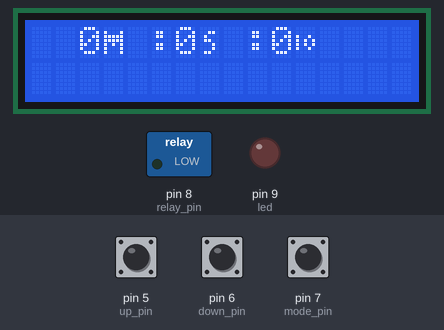
A sketch run on a simulated Arduino Nano, built with avr-gcc and run on an emulated ATmega328P. Parts: 16×2 character LCD, switched loads named in the sketch (green lamp = pin HIGH), output pins drawn as LEDs (lit = HIGH). The test bench sets the inputs (shaded band); at power-on: pin 7 (mode_pin) HIGH, pin 6 (down_pin) HIGH, pin 5 (up_pin) HIGH. EEPROM starts erased; what the sketch prints to the serial monitor is not drawn.

Above: at 4.0 s.
4.1 s: pin 7 (mode_pin) pulled LOW for 0.15 s
At 5.0 s:
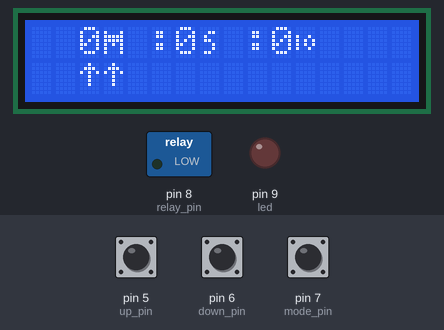
7.2 s: pin 7 (mode_pin) pulled LOW for 1 s
At 8.0 s:
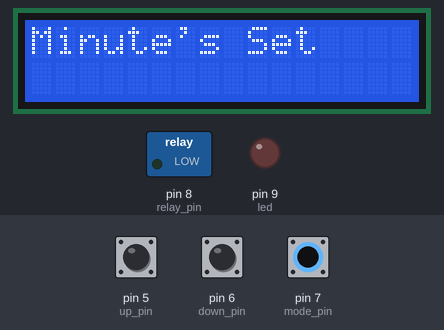
9.7 s: pin 6 (down_pin) pulled LOW for 0.15 s
At 10.5 s:
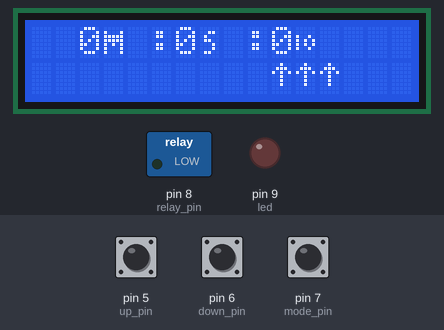
11.3 s: pin 6 (down_pin) pulled LOW for 1 s
At 12.5 s:
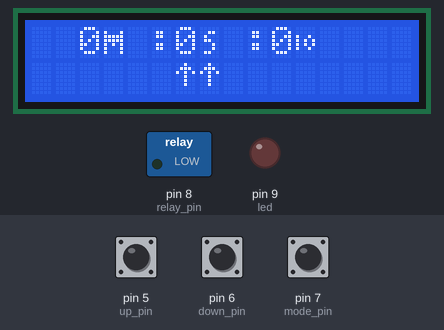
13.8 s: pin 5 (up_pin) pulled LOW for 0.15 s
At 14.7 s:
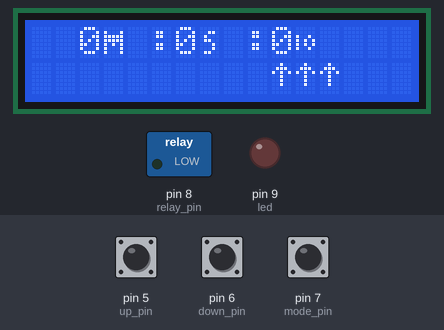
15.4 s: pin 5 (up_pin) pulled LOW for 1 s
At 15.9 s:
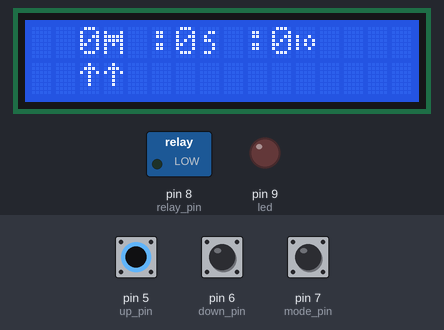
Timing chart, 0 to 18.4 s (numbered marks = the images above; inputs shaded):
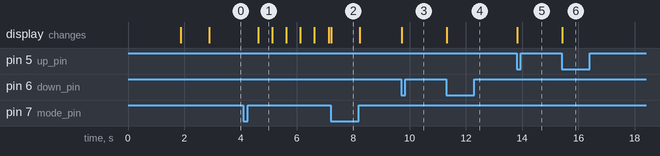

The sketch:

sketch.ino
```cpp
#include <JC_Button.h>          // https://github.com/JChristensen/JC_Button
#include <LiquidCrystal_I2C.h>
#include <EEPROM.h>


LiquidCrystal_I2C lcd(0x27, 16, 2); // set the LCD address to 0x27 for a 16 chars and 2 line display

const uint8_t limit_sw_pin = 2;
const uint8_t main_sw1_pin = 3;
const uint8_t main_sw2_pin = 4;
const uint8_t up_pin = 5;
const uint8_t down_pin = 6;
const uint8_t mode_pin = 7;
const uint8_t relay_pin = 8;
const uint8_t led = 9;

Button limitSw(limit_sw_pin);
Button mainSw1(main_sw1_pin);
Button mainSw2(main_sw2_pin);
Button upBtn(up_pin);
Button downBtn(down_pin);
Button modeBtn(mode_pin);
// Button mode_btn(mode_btn_pin);


//Menu Part

int state;                            //saves the current state of the menu
const unsigned long LONG_PRESS(1000); //duration time for long press to trigger
byte arrow[] = {
  B00100,
  B01110,
  B10101,
  B00100,
  B00100,
  B00100,
  B00000,
  B00000
};

byte m[] = {
  B00000,
  B10001,
  B11111,
  B11111,
  B10101,
  B10001,
  B10001,
  B00000
};

byte s[] = {
  B00000,
  B00110,
  B01000,
  B01100,
  B00010,
  B00010,
  B01100,
  B00000
};

byte tenth_s[] = {
  B00000,
  B00000,
  B10010,
  B10101,
  B10101,
  B10010,
  B00000,
  B00000
};


struct Timer {
  uint8_t minute = 0;
  uint8_t second = 0;
  uint8_t tenth = 0;
};

struct Register {
  uint8_t firstBoot = 14;
  uint8_t minute = 16;
  uint8_t second = 20;
  uint8_t tenth = 24;
};

#define YES 68
const struct Register r;

enum section {
  MINUTE,
  SECOND,
  TENTH,
};

struct Timer t;
struct Timer tempT;
uint8_t section = MINUTE;
bool sectionSelected = false;
uint8_t prevSection = section;
bool running = false;
unsigned long int previousMillis = 0;
unsigned long int prevMillis2= 0;

unsigned long int blinkDelay = 500;
uint8_t screenRefreshDelay = 50;
uint8_t timeoutDelay = 60; //1000ms * 10 = 10seconds
bool blinkState = false;
uint8_t count = 0;
bool commit = false;
//when commit is true it will save the values to eeprom to refer to it later on.

void setup() {

  //get values from eeprom as soon as it starts.
  upBtn.begin();
  downBtn.begin();
  modeBtn.begin();
  //can be any random value. but if not 68 then consider first boot
  //if so clear the eeprom make it zero.
  uint8_t val = EEPROM.read(r.firstBoot);
  Serial.println(val);
  if (val != YES)
  {
    Serial.println("considering first boot");
    for (int i = 0; i < 512; i++)
    {
      EEPROM.write(i, 0);
    }
    EEPROM.put(r.firstBoot, YES);
  }
  EEPROM.get(r.minute, t.minute);
  EEPROM.get(r.second, t.second);
  EEPROM.get(r.tenth,  t.tenth );

  lcd.init();
  lcd.backlight();
  lcd.setCursor(0, 0);
  lcd.print("Pneumatic Press");
  lcd.setCursor(0, 1);
  lcd.print("System...         ");
  lcd.createChar(0, arrow);
  lcd.createChar(1, m);
  lcd.createChar(2, s);
  lcd.createChar(3, tenth_s);
  delay(1000);
  lcd.clear();


  pinMode(led, OUTPUT);
  pinMode(relay_pin, OUTPUT);


  Serial.begin(9600);
}

void loop() {
  //updates the states of the button so that fresh values are taken.
  updateBtns();
  //show Timer and current values
  updateTimer();
  //handles how the menu behaves and changing of selection
  menuButtonsHandler();
  //handles how the arrow moves and blinks.
  updateArrow();

}


void updateBtns() {
  upBtn.read();
  downBtn.read();
  modeBtn.read();
}


void commitToEeprom()
{
  if (commit == true)
  {
    commit = false;

    switch (section)
    {
      case MINUTE:
        lcd.clear();
        lcd.setCursor(0, 0);
        lcd.print("Minute's Set");
        delay(1000);
        lcd.clear();
        EEPROM.put(r.minute, t.minute);
        break;

      case SECOND:
        lcd.clear();
        lcd.setCursor(0, 0);
        lcd.print("Seconds Set");
        delay(1000);
        lcd.clear();
        EEPROM.put(r.second, t.second);
        break;

      case TENTH:
        lcd.clear();
        lcd.setCursor(0, 0);
        lcd.print("Deci Second Set");
        delay(1000);
        lcd.clear();
        EEPROM.put(r.tenth, t.tenth);
        break;
    }
  }
}

void updateArrow() {

  bool prevBlinkState;
  bool changed = false;
  if (sectionSelected == true)
  {

    //tick tock timer to know when blink time has reached.
    updateBtns();
    if (millis() - previousMillis >= blinkDelay) {
      prevBlinkState = blinkState;//in order to remember when the state changed
      blinkState = !blinkState;   //Toggling the state variable
      changed = true;             //in order to change whenever data changed.
      previousMillis = millis();
      Serial.print("Flipped state to: ");
      Serial.println(blinkState);

      count++;
      //if user is inactive for more than two minutes. changes will not commit and exit out of selection mode
      if (count >= timeoutDelay)
      {
        count = 0;
        sectionSelected = false;
        previousMillis = 0;
        commit = false;
        lcd.clear();
      }
    }


    //making sure to only blink once and not be busy in writing to lcd forever.
    if ((prevBlinkState != blinkState) && changed == true) {
      changed = false;
      prevBlinkState = blinkState;
      if (blinkState == false) {
        switch (section) {
          case MINUTE:
            lcd.setCursor(2, 1);
            lcd.write(0);
            lcd.setCursor(3, 1);
            lcd.write(0);
            break;

          case SECOND:
            lcd.setCursor(6, 1);
            lcd.write(0);
            lcd.setCursor(7, 1);
            lcd.write(0);
            break;

          case TENTH:
            lcd.setCursor(10, 1);
            lcd.write(0);
            lcd.setCursor(11, 1);
            lcd.write(0);
            lcd.setCursor(12, 1);
            lcd.write(0);
            break;
        }
      }
      //when time difference is less than blink delay
      else {
        changed = false;
        prevBlinkState = blinkState;
        switch (section) {
          case MINUTE:
            lcd.setCursor(2, 1);
            lcd.print(" ");
            lcd.setCursor(3, 1);
            lcd.print(" ");
            break;

          case SECOND:
            lcd.setCursor(6, 1);
            lcd.print(" ");
            lcd.setCursor(7, 1);
            lcd.print(" ");
            break;

          case TENTH:
            lcd.setCursor(10, 1);
            lcd.print(" ");
            lcd.setCursor(11, 1);
            lcd.print(" ");
            lcd.setCursor(12, 1);
            lcd.print(" ");
            break;
        }
      }
    }
  }


  //whenever user changes selection to minute - seconds etc. arrow updates
  if (prevSection != section) {
    lcd.clear();
    updateTimer();
    switch (section) {
      case MINUTE:
        lcd.setCursor(2, 1);
        lcd.write(0);
        lcd.setCursor(3, 1);
        lcd.write(0);
        break;

      case SECOND:
        lcd.setCursor(6, 1);
        lcd.write(0);
        lcd.setCursor(7, 1);
        lcd.write(0);
        break;

      case TENTH:
        lcd.setCursor(10, 1);
        lcd.write(0);
        lcd.setCursor(11, 1);
        lcd.write(0);
        lcd.setCursor(12, 1);
        lcd.write(0);
        break;
    }
  }
  prevSection = section;
}

//makes sure to add zero before 1 digit numbers.


void updateTimer() {
  if (prevMillis2 - millis() >= screenRefreshDelay)
  {
    prevMillis2 = millis();
    lcd.setCursor(2, 0);
    lcd.print(t.minute);
    lcd.write(1);  //1st character is of minute as declared in setup
    lcd.setCursor(5, 0);
    lcd.print(':');
    lcd.setCursor(6, 0);
    lcd.print(t.second);
    lcd.write(2);
    lcd.setCursor(9,0);
    lcd.print(':');
    lcd.setCursor(10, 0);
    lcd.print(t.tenth);
    lcd.write(3);
  }
}

void menuButtonsHandler() {
  if (running == false)
  {
    //menu button up and down logic
    if (sectionSelected == false) {
      updateBtns();
      if (upBtn.wasPressed())
      {
        if (section != TENTH)
        {
          section++;
        }
        else {
          section = MINUTE;
        }
      }
      if (downBtn.wasPressed())
      {
        if (section != MINUTE)
        {
          section--;
        }
        else {
          section = TENTH;
        }
      }
      if (modeBtn.wasPressed())
      {
        sectionSelected = true;
      }

      //some change happened
      //update the arrow
      //updateArrow();

    }


    //once selection is made
    if (sectionSelected == true)
    {
      updateBtns();
      switch (section)
      {
        case MINUTE:
          if (upBtn.wasPressed())
          {
            if (t.minute == 10) lcd.clear();
            if (t.minute == 60)
            {
              t.minute = 00;
              lcd.clear();
            }
            else {
              t.minute++;
            }


          }
          if (downBtn.wasPressed())
          {
            if (t.minute == 10) lcd.clear();
            if (t.minute == 0)
            {
              t.minute = 60;
              lcd.clear();
            }
            else {
              t.minute--;
            }
          }
          if (modeBtn.wasPressed())
          {

            //Save to EEPROM
            commit = true;
            commitToEeprom();
            sectionSelected = false;

          }
          break;


        case SECOND:
          if (upBtn.wasPressed())
          {
            if (t.second == 60)
            {
              t.second = 00;
              lcd.clear();
            }
            else {
              t.second++;
            }
          }
          if (downBtn.wasPressed())
          {
            if (t.second == 9) lcd.clear();
            if (t.second == 0)
            {
              t.second = 60;
              lcd.clear();
            }
            else {
              if(t.second == 10) lcd.clear();
              t.second--;
            }
          }
          if (modeBtn.wasPressed())
          {

            //Save to EEPROM
            commit = true;
            commitToEeprom();
            sectionSelected = false;
          }
          break;

        case TENTH:
          if (upBtn.wasPressed())
          {
            if (t.tenth == 9) lcd.clear();
            if (t.tenth == 100)
            {
              t.tenth = 00;
              lcd.clear();
            }
            else {
              t.tenth++;
            }
          }
          if (downBtn.wasPressed())
          {
            if (t.tenth == 10) lcd.clear();
            if (t.tenth == 0)
            {
              t.tenth = 100;
              lcd.clear();
            }
            else {
              if (t.tenth == 100) lcd.clear();
              t.tenth--;
            }
          }
          if (modeBtn.wasPressed())
          {

            //Save to EEPROM
            commit = true;
            commitToEeprom();
            sectionSelected = false;

          }
          break;

      }
    }

  }
}
```

Measured:
- after the input at 4.1 s, the display: changes after 0.52 s (image 1)
- after the input at 7.2 s, the display: changes at once (image 2)
- after the input at 9.7 s, the display: changes at once (image 3)
- after the input at 11.3 s, the display: changes at once (image 4)
- after the input at 13.8 s, the display: changes at once (image 5)
- after the input at 15.4 s, the display: changes at once (image 6)
- what the display in image 1 shows lasts 0.5 s, from 4.6 s to 5.1 s
